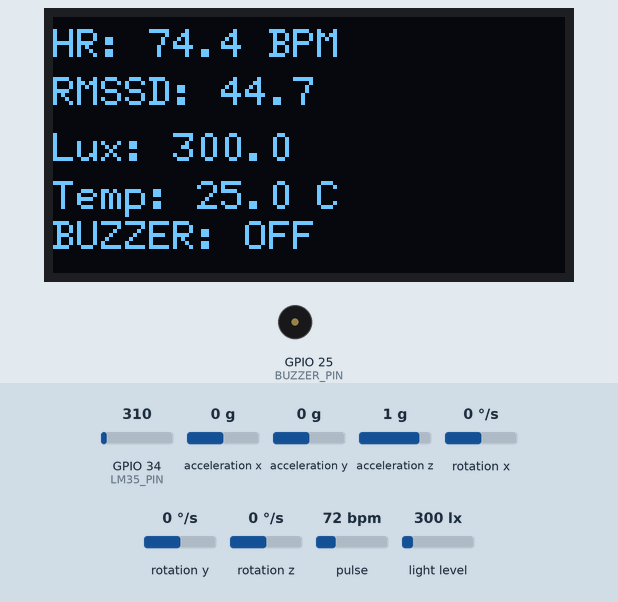
Recording of a sketch running on a simulated ESP32. Shown: 128×64 one-colour display, buzzer (waves = sounding, pin HIGH). The test bench sets the inputs (shaded band); at power-on: light level 300 lx, GPIO 34 (LM35_PIN) = 310, acceleration x 0 g, acceleration y 0 g, acceleration z 1 g, rotation x 0 °/s, rotation y 0 °/s, rotation z 0 °/s, pulse 72 bpm. WiFi joins after 1.5 s; servers stay silent unless stated; uploads are accepted with an empty reply; random numbers use the default seed unless the sketch sets one; what the sketch prints to the serial monitor is not drawn.

Above: at 2.7 s.
2.8 s: light level set to 40 lx
At 3.5 s:
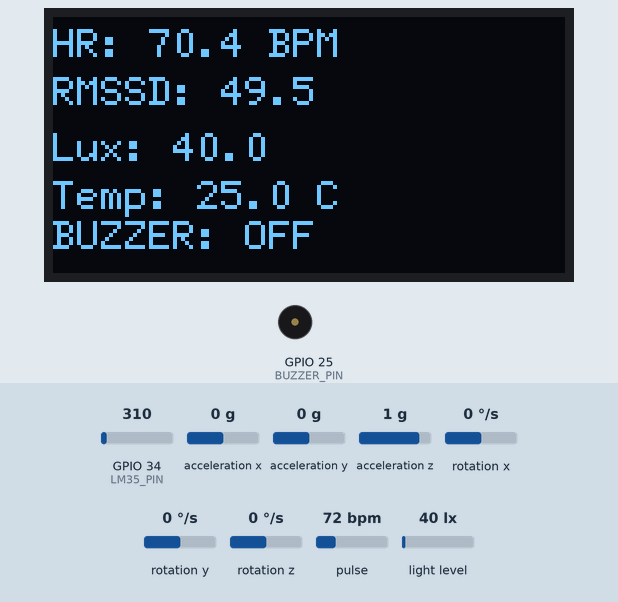
5.8 s: GPIO 34 (LM35_PIN) set to 372
At 7.3 s:
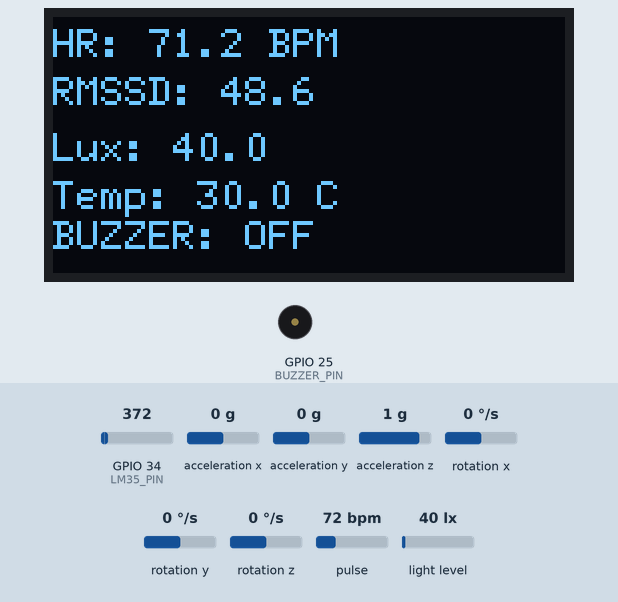
8.8 s: light level set to 500 lx
At 10.2 s:
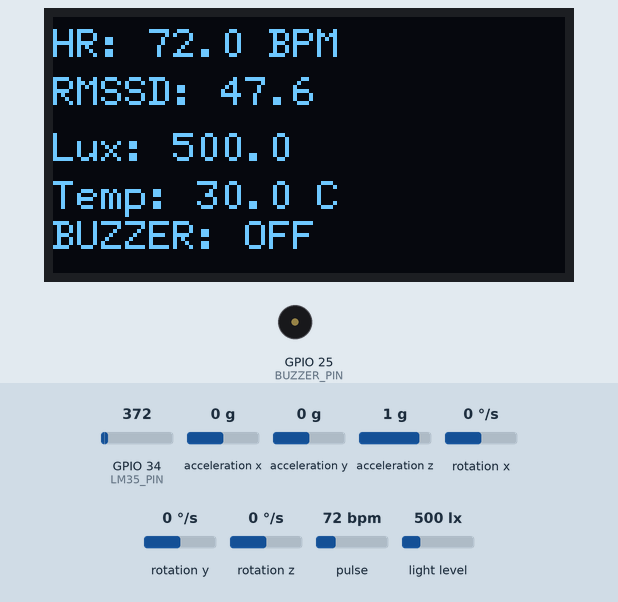
11.8 s: GPIO 34 (LM35_PIN) set to 434
At 12.9 s:
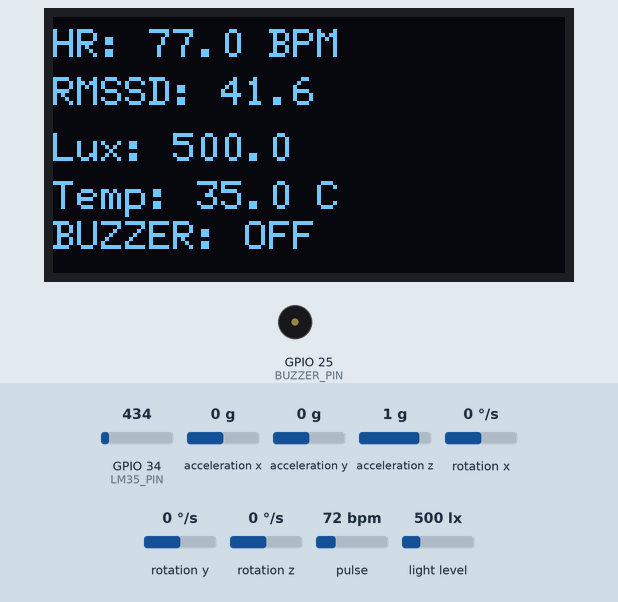
14.8 s: light level set to 1000 lx
At 15.7 s:
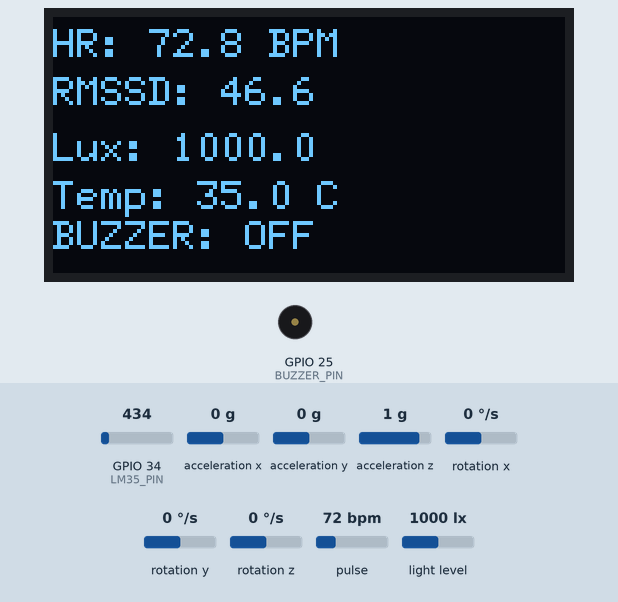
17.8 s: GPIO 34 (LM35_PIN) set to 527
At 18.4 s:
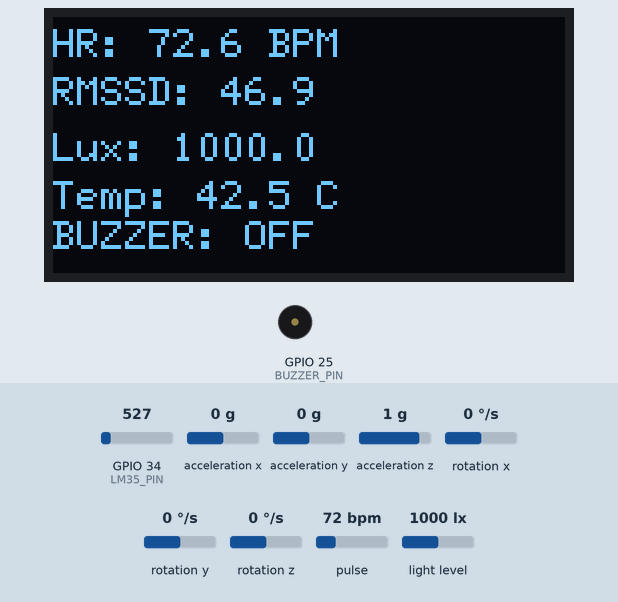
Timing chart, 0 to 20.8 s (numbered marks = the images above; inputs shaded):
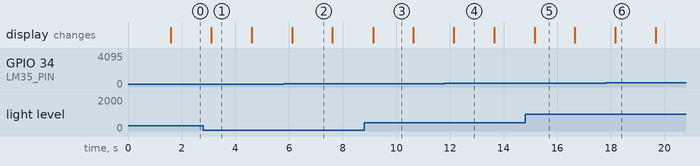

The sketch:

sketch_feb21a.ino
```cpp
#include <WiFi.h>
#include <HTTPClient.h>
#include <Wire.h>
#include <BH1750.h>
#include <MPU6050.h>
#include <U8g2lib.h>
#include "MAX30105.h"

// ---------------- WiFi ----------------
#define WIFI_SSID "NothingPhone1"
#define WIFI_PASS "qwertyuiop"
#define SERVER_URL "http://10.68.135.149:5000/data"

// ---------------- OLED ----------------
U8G2_SH1106_128X64_NONAME_F_HW_I2C oled(U8G2_R0);

// ---------------- Sensors -------------
MAX30105 sensor;
BH1750 lightMeter;
MPU6050 mpu;

// ---------------- Pins ----------------
#define LM35_PIN 34
#define BUZZER_PIN 25

// ---------------- Timers --------------
unsigned long lastDisplayTime = 0;
unsigned long lastSerialTime  = 0;
unsigned long lastUploadTime  = 0;
unsigned long tiltStartTime   = 0;

// ---------------- Values --------------
float bpm_display   = 75;
float rmssd_display = 40;
float lux_display   = 0;
float temp_display  = 0;

bool motion_display = false;   // logic value (always 0 here)
bool tiltActive     = false;
bool buzzerOn       = false;

int fingerThreshold = 30000;

// ---------------- Temperature (LM35) ----------------
float getBodyTemp() {
  int adc = analogRead(LM35_PIN);
  float voltage = adc * (3.3 / 4095.0);
  return voltage * 100.0;
}

// ---------------- SETUP ----------------
void setup() {
  Serial.begin(115200);

  Wire.begin(21, 22);   // ESP32 I2C pins

  pinMode(BUZZER_PIN, OUTPUT);
  digitalWrite(BUZZER_PIN, LOW);

  // OLED
  oled.begin();
  oled.setFont(u8g2_font_6x12_tf);
  oled.clearBuffer();
  oled.drawStr(0, 20, "Connecting WiFi...");
  oled.sendBuffer();

  // WiFi
  WiFi.begin(WIFI_SSID, WIFI_PASS);
  while (WiFi.status() != WL_CONNECTED) {
    delay(300);
  }

  // MAX30102
  if (!sensor.begin(Wire, I2C_SPEED_FAST)) {
    oled.clearBuffer();
    oled.drawStr(0, 20, "MAX30102 ERROR!");
    oled.sendBuffer();
    while (1);
  }
  sensor.setup();
  sensor.setPulseAmplitudeIR(0xFF);

  // BH1750
  lightMeter.begin(BH1750::CONTINUOUS_HIGH_RES_MODE);

  // MPU6050
  mpu.initialize();
}

// ---------------- LOOP ----------------
void loop() {

  // -------- Finger Detection --------
  long ir = sensor.getIR();
  bool fingerOn = ir > fingerThreshold;

  // -------- Light --------
  lux_display = lightMeter.readLightLevel();

  // -------- Motion & Buzzer Logic (UPDATED) --------
  int16_t ax, ay, az;
  mpu.getAcceleration(&ax, &ay, &az);

  float angle = atan2(ax, az) * 180.0 / PI;
  if (angle < 0) angle += 180;

  motion_display = false;   // logic remains 0
  buzzerOn = false;

  // ---- 180 degree for 5 seconds ----
  if (angle > 160 && angle <= 180) {

    if (!tiltActive) {
      tiltActive = true;
      tiltStartTime = millis();
    }

    if (millis() - tiltStartTime >= 5000) {
      buzzerOn = true;
    }
  }
  // ---- 90 degree (NO buzzer, logic 0) ----
  else if (angle > 80 && angle < 100) {
    tiltActive = false;
  }
  // ---- Any other angle ----
  else {
    tiltActive = false;
  }

  digitalWrite(BUZZER_PIN, buzzerOn ? HIGH : LOW);

  // -------- Temperature --------
  temp_display = getBodyTemp();

  // -------- HR + RMSSD (Simulated) --------
  if (fingerOn) {
    bpm_display += (random(-3, 4) * 0.2);
    bpm_display = constrain(bpm_display, 70, 87);

    rmssd_display = 50 - ((bpm_display - 70) * 1.2);
    rmssd_display = constrain(rmssd_display, 20, 55);
  }

  // -------- OLED Update --------
  if (millis() - lastDisplayTime > 1500) {
    lastDisplayTime = millis();
    oled.clearBuffer();

    if (!fingerOn) {
      oled.drawStr(0, 10, "NO FINGER");
    } else {
      char b1[32];
      sprintf(b1, "HR: %.1f BPM", bpm_display);
      oled.drawStr(0, 10, b1);

      char b2[32];
      sprintf(b2, "RMSSD: %.1f", rmssd_display);
      oled.drawStr(0, 22, b2);
    }

    char b3[32];
    sprintf(b3, "Lux: %.1f", lux_display);
    oled.drawStr(0, 36, b3);

    char b4[32];
    sprintf(b4, "Temp: %.1f C", temp_display);
    oled.drawStr(0, 48, b4);

    oled.drawStr(0, 58, buzzerOn ? "BUZZER: ON" : "BUZZER: OFF");

    oled.sendBuffer();
  }

  // -------- Serial Debug --------
  if (millis() - lastSerialTime > 500) {
    lastSerialTime = millis();
    Serial.print("Angle: ");
    Serial.print(angle);
    Serial.print(" | Buzzer: ");
    Serial.println(buzzerOn ? "ON" : "OFF");
  }

  // -------- Send JSON --------
  if (millis() - lastUploadTime > 1000) {
    lastUploadTime = millis();

    if (WiFi.status() == WL_CONNECTED) {
      WiFiClient client;
      HTTPClient http;
      http.begin(client, SERVER_URL);
      http.addHeader("Content-Type", "application/json");

      String jsonData;
      jsonData.reserve(128);
      jsonData = "{";
      jsonData += "\"heartRate\":" + String(fingerOn ? bpm_display : 0) + ",";
      jsonData += "\"rmssd\":" + String(fingerOn ? rmssd_display : 0) + ",";
      jsonData += "\"lux\":" + String(lux_display) + ",";
      jsonData += "\"tempC\":" + String(temp_display) + ",";
      jsonData += "\"motion\":0,";
      jsonData += "\"buzzer\":" + String(buzzerOn ? 1 : 0);
      jsonData += "}";

      http.POST(jsonData);
      http.end();
    }
  }
}
```

Measured:
- what the display in image 1 shows lasts 1.5 s, from 3.1 s to 4.6 s
